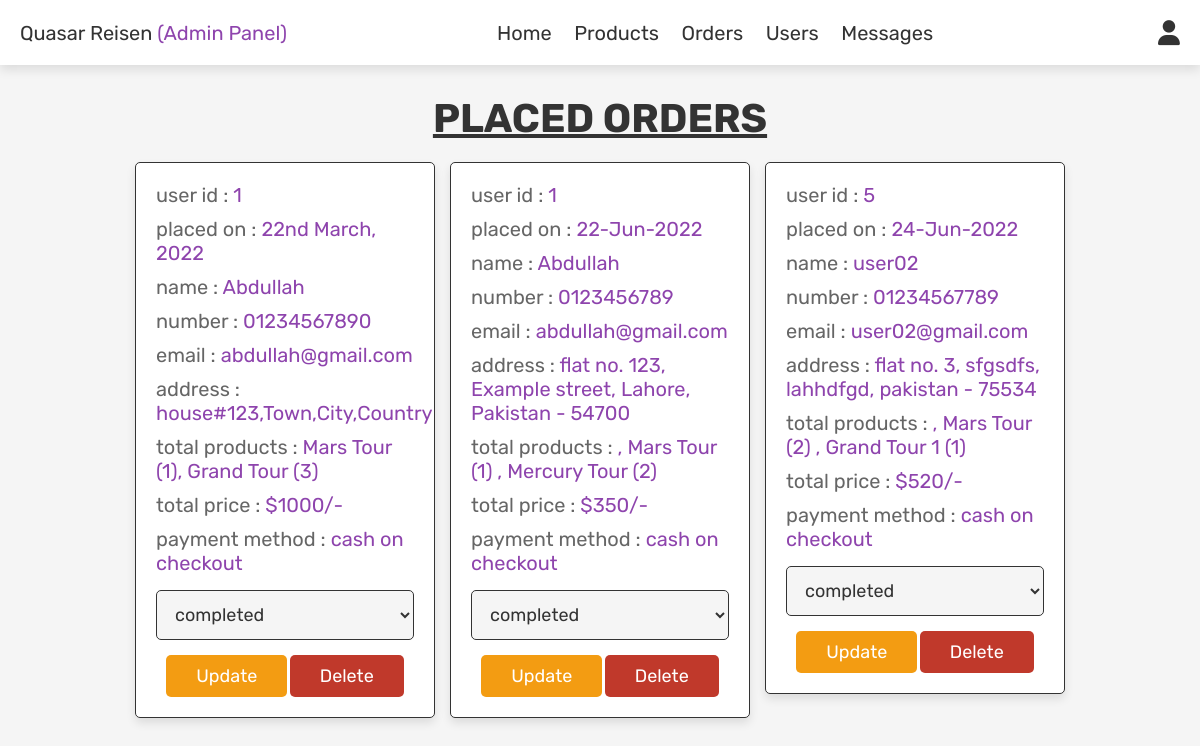
Screenshot of /admin_orders.php (signed in) with the database file from the repository.
### tables this page shows
CREATE TABLE `orders` (
  `id` int(100) NOT NULL,
  `user_id` int(100) NOT NULL,
  `name` varchar(100) NOT NULL,
  `number` varchar(12) NOT NULL,
  `email` varchar(100) NOT NULL,
  `method` varchar(50) NOT NULL,
  `address` varchar(500) NOT NULL,
  `total_products` varchar(1000) NOT NULL,
  `total_price` int(100) NOT NULL,
  `placed_on` varchar(50) NOT NULL,
  `payment_status` varchar(20) NOT NULL DEFAULT 'pending'
);

### admin_orders.php (the view, shortened to what this page needs)
<?php
include 'config.php';
?>
<!DOCTYPE html>
<html lang="en">
<head>
     <link rel="stylesheet" href="https://cdnjs.cloudflare.com/ajax/libs/font-awesome/6.1.1/css/all.min.css">
    <link rel="stylesheet" href="css/admin_style.css">
</head>
<body>
    <?php include 'admin_header.php'; ?>
    <section class="orders">
        <h1 class="title">placed orders</h1>
    <div class="box-container">
        <?php
           $select_orders = mysqli_query($conn, "SELECT * FROM `orders`") or die('Query Failed');
           if(mysqli_num_rows($select_orders) > 0){
                while($fetch_orders = mysqli_fetch_assoc($select_orders)){
        ?>
        <div class="box">
        <p> user id : <span><?php echo $fetch_orders['user_id']; ?></span> </p>
         <p> placed on : <span><?php echo $fetch_orders['placed_on']; ?></span> </p>
         <p> name : <span><?php echo $fetch_orders['name']; ?></span> </p>
         <p> number : <span><?php echo $fetch_orders['number']; ?></span> </p>
         <p> email : <span><?php echo $fetch_orders['email']; ?></span> </p>
         <p> address : <span><?php echo $fetch_orders['address']; ?></span> </p>
         <p> total products : <span><?php echo $fetch_orders['total_products']; ?></span> </p>
         <p> total price : <span>$<?php echo $fetch_orders['total_price']; ?>/-</span> </p>
         <p> payment method : <span><?php echo $fetch_orders['method']; ?></span> </p>
         <form action="" method="post">
            <select name="update_payment">
               <option value="" selected disabled><?php echo $fetch_orders['payment_status']; ?></option>
            </select>
            <input type="submit" value="update" name="update_order" class="option-btn">
            <a href="admin_orders.php?delete=<?php echo $fetch_orders['id']; ?>" onclick="return confirm('delete this order?');" class="delete-btn">delete</a>
            </form>
        </div>
        <?php
                }
            }else{
                echo '<p class="empty">No orders placed yet!</p>';
            }
        ?>
    </div>
    </section>
</body>
</html>

### css/admin_style.css (style rules this page uses)
:root { --purple:#8e44ad; --red:#c0392b; --orange:#f39c12; --black:#333; --white:#fff; --light-color:#666; --light-white:#ccc; --light-bg:#f5f5f5; --border:.1rem solid var(--black); --box-shadow:0 .5rem 1rem rgba(0,0,0,.1); }
* { font-family: 'Rubik', sans-serif; margin:0; padding:0; box-sizing: border-box; outline: none; border:none; text-decoration: none; transition:all .2s linear; }
html { font-size: 62.5%; overflow-x: hidden; }
body { background-color: var(--light-bg); }
section { padding: 3rem 2rem; }
.title { text-align: center; margin-bottom: 2rem; text-transform: uppercase; color:var(--black); font-size: 4rem; text-decoration: underline; }
.btn, .option-btn, .delete-btn, .white-btn { display: inline-block; margin-top: 1rem; padding: 1rem 3rem; cursor: pointer; color: var(--white); font-size: 1.8rem; border-radius: 0.5rem; text-transform: capitalize; }
.option-btn { background-color: var(--orange); }
.delete-btn { background-color: var(--red); }
.orders .box-container { display: grid; grid-template-columns: repeat(auto-fit, 30rem); justify-content: center; gap: 1.5rem; max-width: 1200px; margin: 0 auto; align-items: flex-start; }
.orders .box-container .box { background-color: var(--white); padding: 2rem; border: var(--border); box-shadow: var(--box-shadow); border-radius: .5rem; }
.orders .box-container .box p { padding-bottom: 1rem; font-size: 2rem; color: var(--light-color); }
.orders .box-container .box p span { color: var(--purple); }
.orders .box-container .box form { text-align: center; }
.orders .box-container .box form select { border-radius: .5rem; margin: .5rem 0; width: 100%; background-color: var(--light-bg); border: var(--border); padding: 1.2rem 1.4rem; font-size: 1.8rem; color: var(--black); }

### rows the page displays
orders: user "1", placed_on "22nd March, 2022", name "Abdullah", number "01234567890", email "abdullah@gmail.com", address "house#123,Town,City,Country", total_products "Mars Tour (1), Grand Tour (3)", total_price "1000", method "cash on checkout", update_payment "completed"
orders: user "1", placed_on "22-Jun-2022", name "Abdullah", number "0123456789", email "abdullah@gmail.com", address "flat no. 123, Example street, Lahore, Pakistan - 54700", total_products ", Mars Tour (1) , Mercury Tour (2)", total_price "350", method "cash on checkout", update_payment "completed"
orders: user "5", placed_on "24-Jun-2022", name "user02", number "01234567789", email "user02@gmail.com", address "flat no. 3, sfgsdfs, lahhdfgd, pakistan - 75534", total_products ", Mars Tour (2) , Grand Tour 1 (1)", total_price "520", method "cash on checkout", update_payment "completed"
